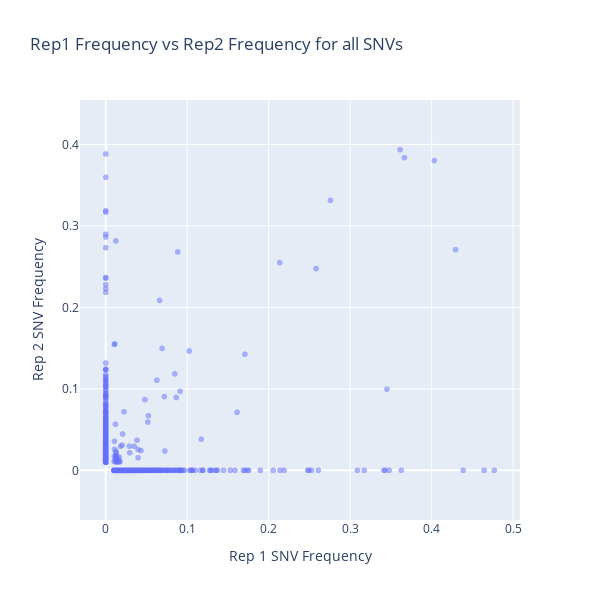

The code cell stored with this chart in its notebook:
### Code cell
import plotly.express as px

# Scatter plot of rep1_freq vs rep2_freq
fig = px.scatter(vars, 
                 x="Frequency_1", 
                 y="Frequency_2", 
                 title="Rep1 Frequency vs Rep2 Frequency for all SNVs",
                 labels={"Frequency_1": "Rep 1 SNV Frequency", "Frequency_2": "Rep 2 SNV Frequency"},
                 opacity=0.5,
                 hover_data=["sample_var"])

fig.update_layout(
    width=600,  # Set width
    height=600,  # Set height (same as width for square shape)
    xaxis=dict(scaleanchor="y")  # Ensures 1:1 aspect ratio
)

# Show the plot
fig.show()
# fig.savefig("seq/analysis/figures/rep1_rep2_freq_SNVs.pdf", bbox_inches='tight', dpi=300)
# fig.write_image("seq/analysis/figures/rep1_rep2_freq_SNVs.pdf")

### Figure 1 — Plotly figure (JSON) as saved in the notebook; plotly's stock layout.template omitted (floating-point values rounded to 4 significant figures; data arrays with more than 128 entries replaced by an {"elided": "..."} marker saying what was removed)
{"data": [{"customdata": {"elided": "1894x1 str values"}, "hovertemplate": "Rep 1 SNV Frequency=%{x}<br>Rep 2 SNV Frequency=%{y}<br>sample_var=%{customdata[0]}<extra></extra>", "legendgroup": "", "marker": {"color": "#636efa", "opacity": 0.5, "symbol": "circle"}, "mode": "markers", "name": "", "showlegend": false, "type": "scattergl", "x": {"elided": "1894 float values"}, "xaxis": "x", "y": {"elided": "1894 float values"}, "yaxis": "y"}], "layout": {"height": 600, "legend": {"tracegroupgap": 0}, "title": {"text": "Rep1 Frequency vs Rep2 Frequency for all SNVs"}, "width": 600, "xaxis": {"anchor": "y", "domain": [0, 1], "scaleanchor": "y", "title": {"text": "Rep 1 SNV Frequency"}}, "yaxis": {"anchor": "x", "domain": [0, 1], "title": {"text": "Rep 2 SNV Frequency"}}}}
